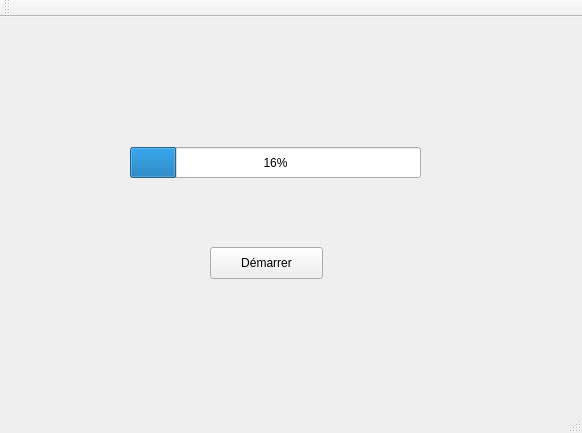
<?xml version="1.0" encoding="UTF-8"?>
<ui version="4.0">
 <class>MainWindow</class>
 <widget class="QMainWindow" name="MainWindow">
  <property name="geometry">
   <rect>
    <x>0</x>
    <y>0</y>
    <width>582</width>
    <height>433</height>
   </rect>
  </property>
  <property name="windowTitle">
   <string>MainWindow</string>
  </property>
  <widget class="QWidget" name="centralWidget">
   <widget class="QProgressBar" name="progressBar">
    <property name="geometry">
     <rect>
      <x>130</x>
      <y>130</y>
      <width>291</width>
      <height>31</height>
     </rect>
    </property>
    <property name="value">
     <number>16</number>
    </property>
   </widget>
   <widget class="QPushButton" name="pushButton">
    <property name="geometry">
     <rect>
      <x>210</x>
      <y>230</y>
      <width>113</width>
      <height>32</height>
     </rect>
    </property>
    <property name="text">
     <string>Démarrer</string>
    </property>
   </widget>
  </widget>
  <widget class="QMenuBar" name="menuBar">
   <property name="geometry">
    <rect>
     <x>0</x>
     <y>0</y>
     <width>582</width>
     <height>17</height>
    </rect>
   </property>
  </widget>
  <widget class="QToolBar" name="mainToolBar">
   <attribute name="toolBarArea">
    <enum>TopToolBarArea</enum>
   </attribute>
   <attribute name="toolBarBreak">
    <bool>false</bool>
   </attribute>
  </widget>
  <widget class="QStatusBar" name="statusBar"/>
 </widget>
 <layoutdefault spacing="6" margin="11"/>
 <resources/>
 <connections/>
</ui>
